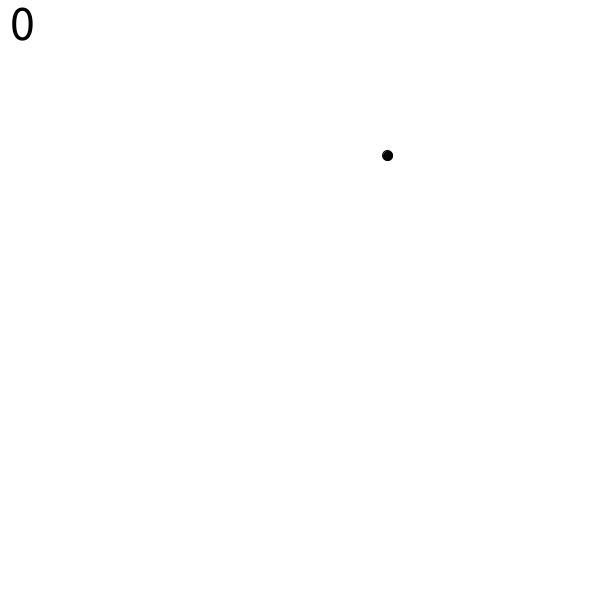
Frame 1 (no input)
Frame 60 (the mouse pressed at the canvas centre just before this capture): identical to frame 1, image omitted
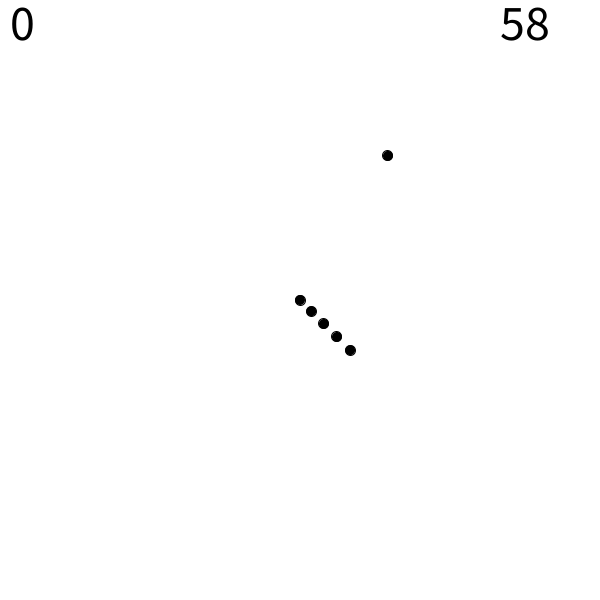
Frame 120 (the mouse held since frame 60 and released just before this capture)

The Processing sketch that drew these frames (run headless with seeded random() and noise(); from frame 60 on, the mouse is pressed at the canvas centre):

// Processing sketch: snake
// ── snake.pde

class dot{
  private float x;//x-coordinate 
  private float y;//y-coordinate
  
  dot(float a, float b){
    x = a;
    y = b;
  }
}

int num = 5; //the num of nodes at begining
int count = 0; //index of all nodes
float space = 20; //space between each node
float size = 10; //the size of each node
dot dots[] = new dot[100]; //nodes list
int flag = 0; //started or not
dot target; // target coordination
int score = 0; 
int time = 0; //the time at beging, used to calculate the differ of time
int timer = 60;
float speed = 4; // moving speed of each node , smaller value cloud be faster


void setup(){
  size(600, 600);
  background(255);
  
  target = new dot(random(600), random(600));
  time = second();
}



void mousePressed(){

  float x = mouseX;
  float y = mouseY;
  if(flag == 0){
    for(int i=0;i<num;i++){
      dots[i] = new dot(x + i * space, y + i * space);
      ellipse(dots[i].x, dots[i].y, size, size);
      count++;
    }
    flag = 1;
  }
}

void draw(){
  background(255);
  
  //draw the score
  fill(0);
  textSize(50);
  text(score, 10, 40);
  
  
  
  //draw the target
  drawDot(target, 10, 0);
  
  if(flag == 1){
    
    //draw the timer
    
    fill(0);
    textSize(50);
    text(timer, 500, 40);
    int temp = second();
    if(temp != time){
      timer--;
      time = temp;
    }
    if(timer == 0){
      flag = 2;
    }
    
    
    fill(0,0,0);
    dot d = new dot(mouseX, mouseY);
    drawDot(d, size, 0);
    dots[0] = d;
    for(int i=1;i<count;i++){
       if(dis(dots[i-1],dots[i]) > space){
         float dir_x = (dots[i-1].x - dots[i].x)  / speed;
         float dir_y = (dots[i-1].y - dots[i].y) / speed;
         dots[i].x = dots[i].x + dir_x;
         dots[i].y = dots[i].y + dir_y; 
       }
       
       drawDot(dots[i], size, 0);
    }
    
    //touch the target
    if(Math.abs(d.x - target.x) < 9 && Math.abs(d.y - target.y) < 9){
      target = new dot(random(10,590), random(50,590));
      drawDot(target, size, 0);
      float x = 2 * dots[count-1].x - dots[count-2].x ;
      float y = 2 * dots[count-1].y - dots[count-2].y ;
      dots[count] = new dot(x, y);
      drawDot(dots[count], size, 0);
      count++;
      score++;
    }
    
    //game over
    for(int i=1;i<count;i++){
      if(Math.abs(d.x - dots[i].x) < 3 && Math.abs(d.y - dots[i].y) < 2){
        flag = 2;
        break;
      }
      
      if(d.x < 5 || d.x > 595 || d.y < 5 || d.y > 595){
        flag = 2;
        break;
      }
    }
    
    
  }
  
  //gmae over
  if(flag == 2){
    background(0);
    for(int i=0;i<count;i++){
      drawDot(dots[i], size, 255);
    }
    fill(255);
    textSize(50);
    text("Game Over", 10, 40);
    text("Your Score is: ", 10,100);
    text(score, 300, 100);
    
    drawDot(target, size, 255);
  }
  
  
  
}



public void drawDot(dot d, float size, int cor){
  fill(cor);
  ellipse(d.x, d.y, size, size);
}

float dis(dot d1, dot d2){
  return (float)Math.hypot(d2.x-d1.x,d2.y-d1.y);
}
